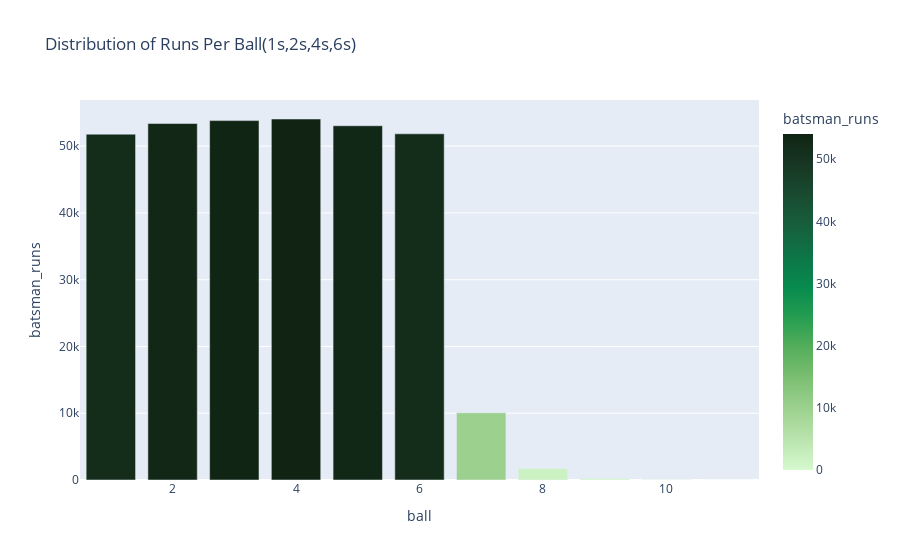

Notebook code cell kept with this figure:
### Code cell
#Distribution of Runs Per Ball(1s,2s,4s,6s)
Runs_Per_Ball = Deliveries_df.groupby('ball')['batsman_runs'].sum().reset_index()
fig5 = pt.bar(Runs_Per_Ball,x ='ball',y='batsman_runs',title="Distribution of Runs Per Ball(1s,2s,4s,6s)", color = 'batsman_runs',color_continuous_scale='algae')
fig5.show()

### Figure 1 — Plotly figure (JSON) as saved in the notebook; plotly's stock layout.template omitted (floating-point values rounded to 4 significant figures)
{"data": [{"alignmentgroup": "True", "hovertemplate": "ball=%{x}<br>batsman_runs=%{marker.color}<extra></extra>", "legendgroup": "", "marker": {"color": [51791, 53385, 53825, 54065, 53052, 51849, 10057, 1737, 254, 49, 0], "coloraxis": "coloraxis", "pattern": {"shape": ""}}, "name": "", "offsetgroup": "", "orientation": "v", "showlegend": false, "textposition": "auto", "type": "bar", "x": [1, 2, 3, 4, 5, 6, 7, 8, 9, 10, 11], "xaxis": "x", "y": [51791, 53385, 53825, 54065, 53052, 51849, 10057, 1737, 254, 49, 0], "yaxis": "y"}], "layout": {"autosize": true, "barmode": "relative", "coloraxis": {"colorbar": {"title": {"text": "batsman_runs"}}, "colorscale": [[0, "rgb(214, 249, 207)"], [0.09091, "rgb(186, 228, 174)"], [0.1818, "rgb(156, 209, 143)"], [0.2727, "rgb(124, 191, 115)"], [0.3636, "rgb(85, 174, 91)"], [0.4545, "rgb(37, 157, 81)"], [0.5455, "rgb(7, 138, 78)"], [0.6364, "rgb(13, 117, 71)"], [0.7273, "rgb(23, 95, 61)"], [0.8182, "rgb(25, 75, 49)"], [0.9091, "rgb(23, 55, 35)"], [1, "rgb(17, 36, 20)"]]}, "legend": {"tracegroupgap": 0}, "title": {"text": "Distribution of Runs Per Ball(1s,2s,4s,6s)"}, "xaxis": {"anchor": "y", "autorange": true, "domain": [0, 1], "range": [0.5, 11.5], "title": {"text": "ball"}, "type": "linear"}, "yaxis": {"anchor": "x", "autorange": true, "domain": [0, 1], "range": [0, 56910.0], "title": {"text": "batsman_runs"}, "type": "linear"}}}
